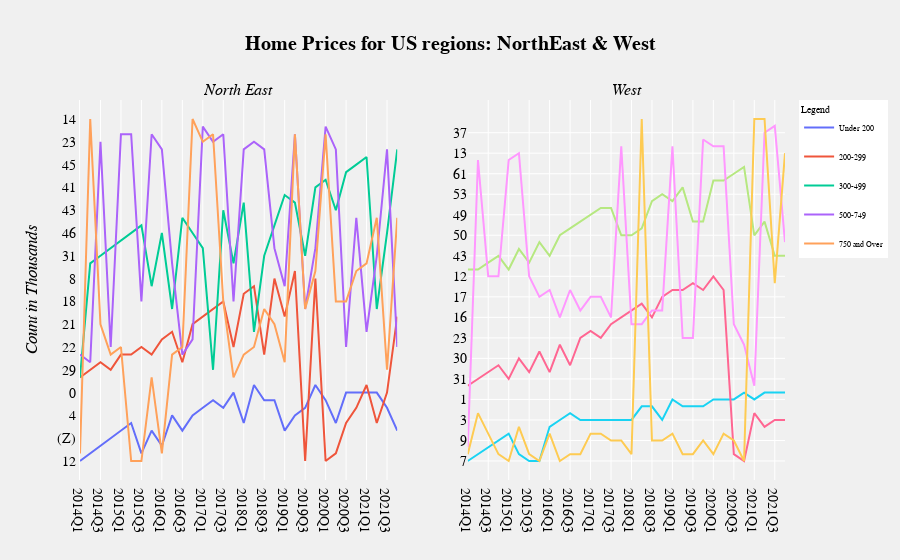

Notebook code for this chart:
### Code cell
fig9 = make_subplots(rows=1, cols=2, subplot_titles=("<i>North East<i>","<i>West"
                                                    ))


fig9.add_trace(go.Scatter(x = S.Period, y =NE['Under 200'], name='Under 200',  legendgroup='1' ),row=1,col=1)
fig9.add_trace(go.Scatter(x = S.Period, y =NE['200-299'],name='200-299',  legendgroup='2' ),row=1,col=1)
fig9.add_trace(go.Scatter(x = S.Period, y =NE['300-499'],name='300-499',  legendgroup='3' ),row=1,col=1)
fig9.add_trace(go.Scatter(x = S.Period, y =NE['500-749'],name='500-749',  legendgroup='4'),row=1,col=1)
fig9.add_trace(go.Scatter(x = S.Period, y =NE['750 and Over'],name='750 and Over',  legendgroup='5' ),row=1,col=1)

fig9.add_trace(go.Scatter(x = S.Period, y =W['Under 200'], name='Under 200',legendgroup='1', showlegend=False ),row=1,col=2)
fig9.add_trace(go.Scatter(x = S.Period, y =W['200-299'],name='200-299',legendgroup='2', showlegend=False ),row=1,col=2)
fig9.add_trace(go.Scatter(x = S.Period, y =W['300-499'],name='300-499', legendgroup='3',showlegend=False ),row=1,col=2)
fig9.add_trace(go.Scatter(x = S.Period, y =W['500-749'],name='500-749',legendgroup='4', showlegend=False),row=1,col=2)
fig9.add_trace(go.Scatter(x = S.Period, y =W['750 and Over'],name='750 and Over', legendgroup='5',showlegend=False ),row=1,col=2)



fig9.update_layout(title = 'Home Prices for US regions: NorthEast & West',
                  paper_bgcolor = 'rgb(240, 240, 240)',
                  plot_bgcolor = 'rgb(240, 240, 240)',
                title_text = '<b>Home Prices for US regions: NorthEast & West<b>',
                   
                  title_x = 0.5,
                   
                  
                  yaxis_title = '<i>Count in Thousands<i>',
                  
                  
                  font = dict(family = 'verdana',
                             size = 14,
                             color = 'black',
                             ),
                  yaxis_showgrid = False,
                  yaxis_linecolor = 'white',
                  legend = dict(bgcolor ='white',
                                title = 'Legend',
                                font = dict(color = 'black',size = 8)
                               ),
                 
                  clickmode = 'select',
                  dragmode = 'drawline',
                  transition = dict(duration = 1000,
                                   easing = 'bounce-in',
                                   ordering = 'traces first'))

### Figure 1 — Plotly figure (JSON) as saved in the notebook; plotly's stock layout.template omitted (floating-point values rounded to 4 significant figures)
{"data": [{"legendgroup": "1", "name": "Under 200", "type": "scatter", "x": ["2014Q1 ", "2014Q2 ", "2014Q3 ", "2014Q4 ", "2015Q1 ", "2015Q2 ", "2015Q3 ", "2015Q4 ", "2016Q1 ", "2016Q2 ", "2016Q3 ", "2016Q4 ", "2017Q1 ", "2017Q2 ", "2017Q3 ", "2017Q4 ", "2018Q1 ", "2018Q2 ", "2018Q3 ", "2018Q4 ", "2019Q1 ", "2019Q2 ", "2019Q3 ", "2019Q4 ", "2020Q1 ", "2020Q2 ", "2020Q3 ", "2020Q4 ", "2021Q1 ", "2021Q2 ", "2021Q3 ", "2021Q4 "], "xaxis": "x", "y": ["12", "10", "5", "(Z)", "7", "6", "10", "7", "5", "4", "7", "4", "2", "1", "2", "0", "6", "3", "1", "1", "7", "4", "2", "3", "1", "6", "0", "0", "0", "0", "2", "7"], "yaxis": "y"}, {"legendgroup": "2", "name": "200-299", "type": "scatter", "x": ["2014Q1 ", "2014Q2 ", "2014Q3 ", "2014Q4 ", "2015Q1 ", "2015Q2 ", "2015Q3 ", "2015Q4 ", "2016Q1 ", "2016Q2 ", "2016Q3 ", "2016Q4 ", "2017Q1 ", "2017Q2 ", "2017Q3 ", "2017Q4 ", "2018Q1 ", "2018Q2 ", "2018Q3 ", "2018Q4 ", "2019Q1 ", "2019Q2 ", "2019Q3 ", "2019Q4 ", "2020Q1 ", "2020Q2 ", "2020Q3 ", "2020Q4 ", "2021Q1 ", "2021Q2 ", "2021Q3 ", "2021Q4 "], "xaxis": "x", "y": [30, 29, 19, 29, 17, 17, 22, 17, 15, 25, 19, 21, 11, 27, 18, 22, 13, 26, 17, 8, 11, 16, 12, 8, 12, 10, 6, 2, 3, 6, 0, 11], "yaxis": "y"}, {"legendgroup": "3", "name": "300-499", "type": "scatter", "x": ["2014Q1 ", "2014Q2 ", "2014Q3 ", "2014Q4 ", "2015Q1 ", "2015Q2 ", "2015Q3 ", "2015Q4 ", "2016Q1 ", "2016Q2 ", "2016Q3 ", "2016Q4 ", "2017Q1 ", "2017Q2 ", "2017Q3 ", "2017Q4 ", "2018Q1 ", "2018Q2 ", "2018Q3 ", "2018Q4 ", "2019Q1 ", "2019Q2 ", "2019Q3 ", "2019Q4 ", "2020Q1 ", "2020Q2 ", "2020Q3 ", "2020Q4 ", "2021Q1 ", "2021Q2 ", "2021Q3 ", "2021Q4 "], "xaxis": "x", "y": [30, 28, 31, 32, 34, 46, 38, 26, 46, 27, 36, 46, 32, 29, 43, 28, 40, 25, 31, 38, 37, 40, 31, 41, 35, 43, 54, 45, 44, 27, 46, 24], "yaxis": "y"}, {"legendgroup": "4", "name": "500-749", "type": "scatter", "x": ["2014Q1 ", "2014Q2 ", "2014Q3 ", "2014Q4 ", "2015Q1 ", "2015Q2 ", "2015Q3 ", "2015Q4 ", "2016Q1 ", "2016Q2 ", "2016Q3 ", "2016Q4 ", "2017Q1 ", "2017Q2 ", "2017Q3 ", "2017Q4 ", "2018Q1 ", "2018Q2 ", "2018Q3 ", "2018Q4 ", "2019Q1 ", "2019Q2 ", "2019Q3 ", "2019Q4 ", "2020Q1 ", "2020Q2 ", "2020Q3 ", "2020Q4 ", "2021Q1 ", "2021Q2 ", "2021Q3 ", "2021Q4 "], "xaxis": "x", "y": [17, 19, 23, 22, 20, 20, 18, 20, 24, 28, 17, 15, 33, 23, 20, 18, 24, 23, 24, 32, 26, 20, 27, 32, 33, 24, 22, 36, 25, 31, 24, 22], "yaxis": "y"}, {"legendgroup": "5", "name": "750 and Over", "type": "scatter", "x": ["2014Q1 ", "2014Q2 ", "2014Q3 ", "2014Q4 ", "2015Q1 ", "2015Q2 ", "2015Q3 ", "2015Q4 ", "2016Q1 ", "2016Q2 ", "2016Q3 ", "2016Q4 ", "2017Q1 ", "2017Q2 ", "2017Q3 ", "2017Q4 ", "2018Q1 ", "2018Q2 ", "2018Q3 ", "2018Q4 ", "2019Q1 ", "2019Q2 ", "2019Q3 ", "2019Q4 ", "2020Q1 ", "2020Q2 ", "2020Q3 ", "2020Q4 ", "2021Q1 ", "2021Q2 ", "2021Q3 ", "2021Q4 "], "xaxis": "x", "y": [10, 14, 21, 17, 22, 12, 12, 30, 10, 17, 22, 14, 23, 20, 18, 30, 17, 22, 27, 21, 19, 20, 27, 16, 20, 18, 18, 16, 28, 36, 29, 36], "yaxis": "y"}, {"legendgroup": "1", "name": "Under 200", "showlegend": false, "type": "scatter", "x": ["2014Q1 ", "2014Q2 ", "2014Q3 ", "2014Q4 ", "2015Q1 ", "2015Q2 ", "2015Q3 ", "2015Q4 ", "2016Q1 ", "2016Q2 ", "2016Q3 ", "2016Q4 ", "2017Q1 ", "2017Q2 ", "2017Q3 ", "2017Q4 ", "2018Q1 ", "2018Q2 ", "2018Q3 ", "2018Q4 ", "2019Q1 ", "2019Q2 ", "2019Q3 ", "2019Q4 ", "2020Q1 ", "2020Q2 ", "2020Q3 ", "2020Q4 ", "2021Q1 ", "2021Q2 ", "2021Q3 ", "2021Q4 "], "xaxis": "x2", "y": ["7", "8", "10", "9", "6", "8", "7", "7", "4", "3", "5", "3", "3", "3", "3", "3", "3", "2", "2", "3", "1", "2", "2", "2", "1", "1", "1", "0", "1", "0", "0", "0"], "yaxis": "y2"}, {"legendgroup": "2", "name": "200-299", "showlegend": false, "type": "scatter", "x": ["2014Q1 ", "2014Q2 ", "2014Q3 ", "2014Q4 ", "2015Q1 ", "2015Q2 ", "2015Q3 ", "2015Q4 ", "2016Q1 ", "2016Q2 ", "2016Q3 ", "2016Q4 ", "2017Q1 ", "2017Q2 ", "2017Q3 ", "2017Q4 ", "2018Q1 ", "2018Q2 ", "2018Q3 ", "2018Q4 ", "2019Q1 ", "2019Q2 ", "2019Q3 ", "2019Q4 ", "2020Q1 ", "2020Q2 ", "2020Q3 ", "2020Q4 ", "2021Q1 ", "2021Q2 ", "2021Q3 ", "2021Q4 "], "xaxis": "x2", "y": [33, 31, 32, 27, 31, 30, 32, 28, 32, 24, 27, 23, 25, 23, 21, 16, 18, 20, 16, 17, 15, 15, 19, 15, 12, 15, 8, 7, 5, 4, 3, 3], "yaxis": "y2"}, {"legendgroup": "3", "name": "300-499", "showlegend": false, "type": "scatter", "x": ["2014Q1 ", "2014Q2 ", "2014Q3 ", "2014Q4 ", "2015Q1 ", "2015Q2 ", "2015Q3 ", "2015Q4 ", "2016Q1 ", "2016Q2 ", "2016Q3 ", "2016Q4 ", "2017Q1 ", "2017Q2 ", "2017Q3 ", "2017Q4 ", "2018Q1 ", "2018Q2 ", "2018Q3 ", "2018Q4 ", "2019Q1 ", "2019Q2 ", "2019Q3 ", "2019Q4 ", "2020Q1 ", "2020Q2 ", "2020Q3 ", "2020Q4 ", "2021Q1 ", "2021Q2 ", "2021Q3 ", "2021Q4 "], "xaxis": "x2", "y": [42, 42, 40, 43, 42, 46, 40, 41, 43, 50, 45, 48, 49, 51, 51, 50, 50, 45, 55, 53, 55, 52, 48, 48, 56, 56, 61, 63, 50, 48, 43, 43], "yaxis": "y2"}, {"legendgroup": "4", "name": "500-749", "showlegend": false, "type": "scatter", "x": ["2014Q1 ", "2014Q2 ", "2014Q3 ", "2014Q4 ", "2015Q1 ", "2015Q2 ", "2015Q3 ", "2015Q4 ", "2016Q1 ", "2016Q2 ", "2016Q3 ", "2016Q4 ", "2017Q1 ", "2017Q2 ", "2017Q3 ", "2017Q4 ", "2018Q1 ", "2018Q2 ", "2018Q3 ", "2018Q4 ", "2019Q1 ", "2019Q2 ", "2019Q3 ", "2019Q4 ", "2020Q1 ", "2020Q2 ", "2020Q3 ", "2020Q4 ", "2021Q1 ", "2021Q2 ", "2021Q3 ", "2021Q4 "], "xaxis": "x2", "y": [10, 14, 12, 12, 14, 13, 12, 17, 15, 16, 15, 18, 17, 17, 16, 22, 21, 21, 18, 18, 22, 23, 23, 26, 22, 22, 21, 24, 33, 37, 34, 41], "yaxis": "y2"}, {"legendgroup": "5", "name": "750 and Over", "showlegend": false, "type": "scatter", "x": ["2014Q1 ", "2014Q2 ", "2014Q3 ", "2014Q4 ", "2015Q1 ", "2015Q2 ", "2015Q3 ", "2015Q4 ", "2016Q1 ", "2016Q2 ", "2016Q3 ", "2016Q4 ", "2017Q1 ", "2017Q2 ", "2017Q3 ", "2017Q4 ", "2018Q1 ", "2018Q2 ", "2018Q3 ", "2018Q4 ", "2019Q1 ", "2019Q2 ", "2019Q3 ", "2019Q4 ", "2020Q1 ", "2020Q2 ", "2020Q3 ", "2020Q4 ", "2021Q1 ", "2021Q2 ", "2021Q3 ", "2021Q4 "], "xaxis": "x2", "y": [8, 5, 6, 8, 7, 4, 8, 7, 6, 7, 8, 8, 6, 6, 9, 9, 8, 11, 9, 9, 6, 8, 8, 9, 8, 6, 9, 7, 11, 11, 19, 13], "yaxis": "y2"}], "layout": {"annotations": [{"font": {"size": 16}, "showarrow": false, "text": "<i>North East<i>", "x": 0.225, "xanchor": "center", "xref": "paper", "y": 1, "yanchor": "bottom", "yref": "paper"}, {"font": {"size": 16}, "showarrow": false, "text": "<i>West", "x": 0.775, "xanchor": "center", "xref": "paper", "y": 1, "yanchor": "bottom", "yref": "paper"}], "clickmode": "select", "dragmode": "drawline", "font": {"color": "black", "family": "verdana", "size": 14}, "legend": {"bgcolor": "white", "font": {"color": "black", "size": 8}, "title": {"text": "Legend"}}, "paper_bgcolor": "rgb(240, 240, 240)", "plot_bgcolor": "rgb(240, 240, 240)", "title": {"text": "<b>Home Prices for US regions: NorthEast & West<b>", "x": 0.5}, "transition": {"duration": 1000, "easing": "bounce-in", "ordering": "traces first"}, "xaxis": {"anchor": "y", "domain": [0, 0.45]}, "xaxis2": {"anchor": "y2", "domain": [0.55, 1]}, "yaxis": {"anchor": "x", "domain": [0, 1], "linecolor": "white", "showgrid": false, "title": {"text": "<i>Count in Thousands<i>"}}, "yaxis2": {"anchor": "x2", "domain": [0, 1]}}}
